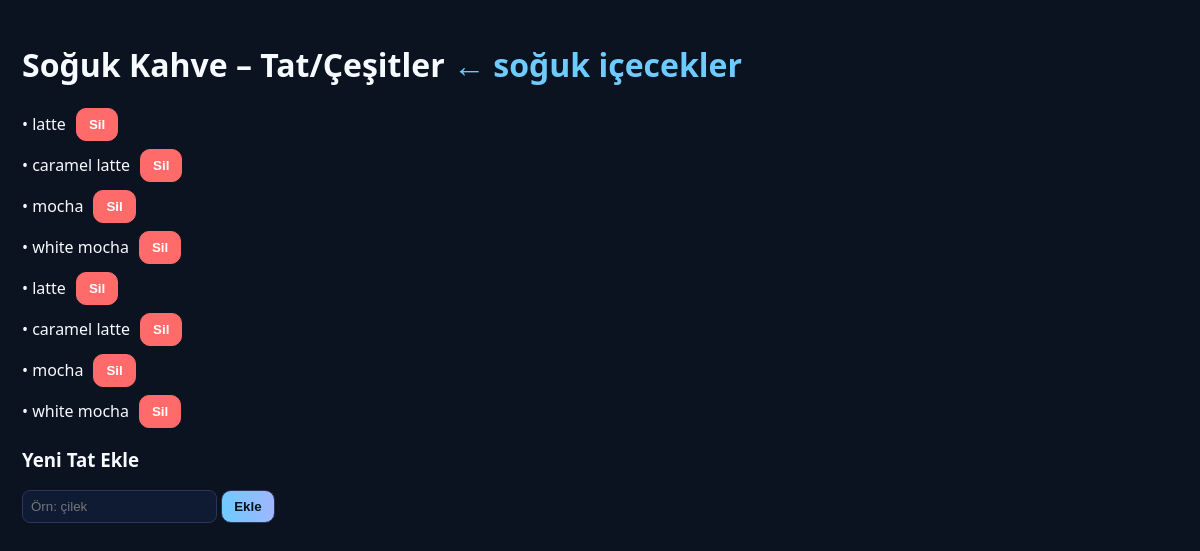
/admin/cold/3/flavors (signed in), run on the app's committed database.
### tables this page shows
CREATE TABLE categories(
  id INTEGER PRIMARY KEY AUTOINCREMENT,
  group_name TEXT NOT NULL,    -- "Soğuk İçecekler"
  title TEXT NOT NULL,         -- "Milkshake", "Frappe", ...
  price REAL NOT NULL,
  img TEXT NOT NULL,
  sort_order INTEGER DEFAULT 999
);

CREATE TABLE flavors(
  id INTEGER PRIMARY KEY AUTOINCREMENT,
  category_id INTEGER NOT NULL,
  name TEXT NOT NULL,
  FOREIGN KEY(category_id) REFERENCES categories(id) ON DELETE CASCADE
);

### app.py (the view)
@app.route("/admin/cold/<int:cid>/flavors")
def admin_flavors(cid):
    if not require_login():
        return redirect(url_for("admin_login"))
    conn = get_db()
    cat = conn.execute("SELECT * FROM categories WHERE id=?", (cid,)).fetchone()
    fls = conn.execute("SELECT id, name FROM flavors WHERE category_id=? ORDER BY id ASC", (cid,)).fetchall()
    conn.close()
    return render_template("admin_flavors.html", cat=cat, flavors=fls)

### app.py (called while the page is built)
def get_db():
    conn = sqlite3.connect(DB)
    conn.row_factory = sqlite3.Row
    return conn

def require_login():
    return ("user" in session)

### templates/admin_flavors.html (shortened to what this page needs)
<!doctype html>
<html lang="tr">
<head>
</head>
<body>
  <h1>{{cat.title}} – Tat/Çeşitler <a href="/admin/cold">← soğuk içecekler</a></h1>
  <ul>
    {% for f in flavors %}
      <li>
        <span>• {{f.name}}</span>
        <form method="post" action="/admin/flavor/{{f.id}}/delete" onsubmit="return confirm('Silinsin mi?');">
          <button class="btn danger" type="submit">Sil</button>
        </form>
      </li>
    {% endfor %}
  </ul>
  <h3>Yeni Tat Ekle</h3>
  <form method="post" action="/admin/cold/{{cat.id}}/flavors/add">
    <input name="name" placeholder="Örn: çilek" required>
    <button class="btn" type="submit">Ekle</button>
  </form>
</body>
</html>

### templates/admin_flavors.html (style rules this page uses)
body { font-family:system-ui, sans-serif; background:#0b1220; color:#f5fbff; margin:0; padding:22px }
.btn { padding:8px 12px; border-radius:10px; border:1px solid #2c3559; background:linear-gradient(90deg,#6ecbff,#a0b6ff); color:#06121f; font-weight:800; cursor:pointer; text-decoration:none }
.danger { background:#ff6b6b; border-color:#ff6b6b; color:#fff }
ul { list-style:none; padding:0 }
li { display:flex; align-items:center; gap:10px; margin-bottom:8px }
input { padding:8px; border-radius:8px; border:1px solid #2c3559; background:#0f1a33; color:#fff }
form { display:inline }
a { color:#6ecbff; text-decoration:none }

### data on the page
categories: title "Soğuk Kahve"
flavors: name "latte"
flavors: name "caramel latte"
flavors: name "mocha"
flavors: name "white mocha"
flavors: name "latte"
flavors: name "caramel latte"
flavors: name "mocha"
flavors: name "white mocha"
